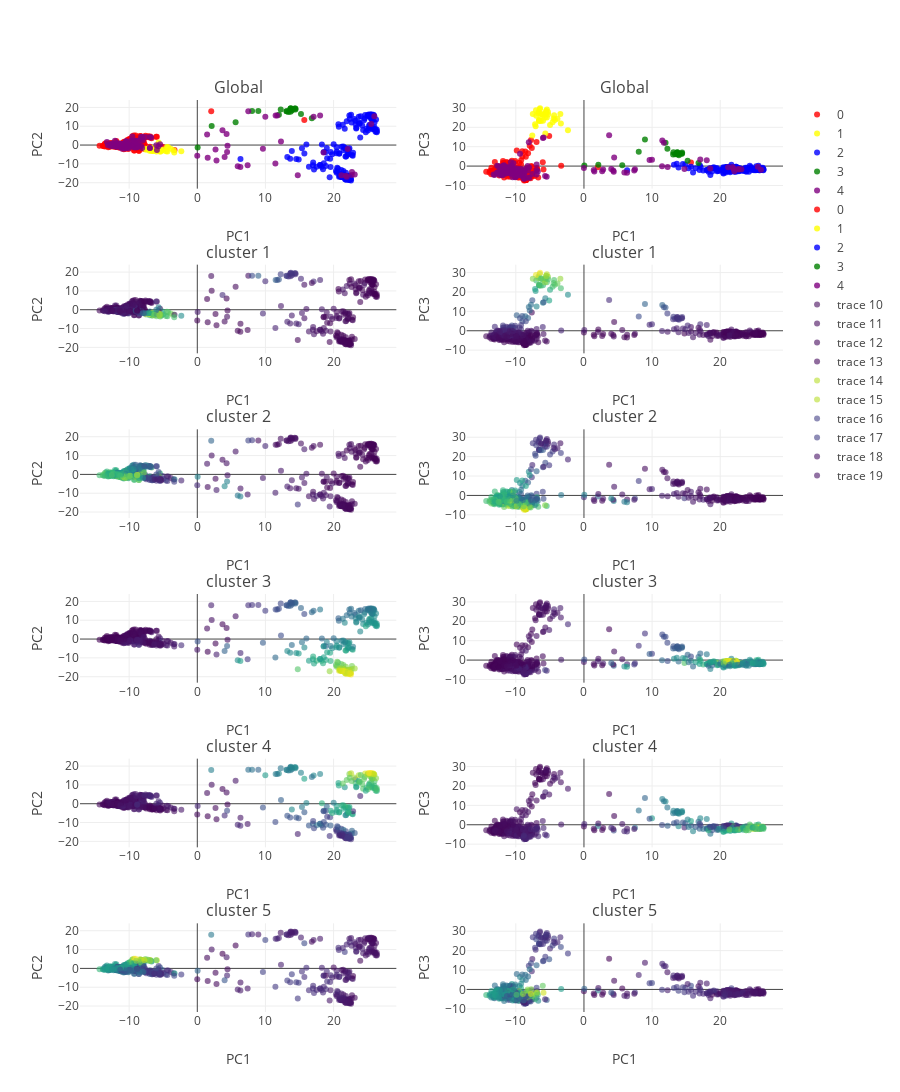

Write notebook code for a chart like this one.
### Markdown cell above
##

### Code cell
from plotly import tools
from structure_tools.mstutorial_tools import KDE_pca

KDE_pca(feats= feats,Cameo= Cameo,label_vector= ref_vector,Subset= Subset,Col_vec= color_groups,height= 1200,width= 900)

### Figure 1 — Plotly figure (JSON) as saved in the notebook; plotly's stock layout.template omitted (floating-point values rounded to 4 significant figures; data arrays with more than 128 entries replaced by an {"elided": "..."} marker saying what was removed)
{"data": [{"marker": {"color": "red", "line": {"width": 0}, "opacity": 0.8, "size": 6, "symbol": "circle"}, "mode": "markers", "name": "0", "type": "scatter", "uid": "af95966f-c0ea-4a79-b080-4306f585d5c9", "x": {"elided": "279 float values"}, "xaxis": "x", "y": {"elided": "279 float values"}, "yaxis": "y"}, {"marker": {"color": "yellow", "line": {"width": 0}, "opacity": 0.8, "size": 6, "symbol": "circle"}, "mode": "markers", "name": "1", "type": "scatter", "uid": "43e89245-eaa9-4965-88aa-df47f90536e4", "x": [-5.273, -3.465, -6.682, -5.996, -5.654, -6.551, -4.978, -5.77, -5.45, -6.559, -4.382, -6.486, -6.446, -2.349, -7.005, -6.014, -5.442, -5.673, -6.679, -7.043, -7.583, -6.575, -7.508, -4.457, -3.889, -7.093, -6.589, -6.335, -5.54, -4.598, -6.229, -5.722, -7.175, -5.268, -5.591, -5.552, -3.388, -6.284, -4.273], "xaxis": "x", "y": [-2.748, -2.73, -3.113, -3.421, -1.852, -2.729, -2.464, -2.462, -3.549, -3.106, -3.456, -1.502, -2.795, -3.251, -2.972, -1.75, -2.335, 1.306, -1.593, -2.333, -1.915, -2.374, -2.526, -1.094, -1.967, -1.779, -2.121, -2.762, -3.201, -3.291, -1.927, -2.366, -1.835, -3.095, -2.869, -2.871, -3.93, -2.716, -1.164], "yaxis": "y"}, {"marker": {"color": "blue", "line": {"width": 0}, "opacity": 0.8, "size": 6, "symbol": "circle"}, "mode": "markers", "name": "2", "type": "scatter", "uid": "0de1fd13-0b0a-4fda-a7bf-31b67a4a6dbf", "x": {"elided": "165 float values"}, "xaxis": "x", "y": {"elided": "165 float values"}, "yaxis": "y"}, {"marker": {"color": "green", "line": {"width": 0}, "opacity": 0.8, "size": 6, "symbol": "circle"}, "mode": "markers", "name": "3", "type": "scatter", "uid": "4ec9d245-1cad-48b1-a975-5470ad55d2b3", "x": [13.08, 14.31, 13.88, 14.4, 13.73, 12.25, 8.953, 13.38, 8.041, 13.13, 11.97, 2.108, 0.05027, 16.81, 15.21, 5.62, 14.4, 13.65, 13.68, 13.68, 13.93], "xaxis": "x", "y": [18.01, 19.4, 18.35, 19.37, 19.58, 18.9, 18.02, 17.61, 18.08, 17.95, 16.08, 10.07, -1.24, 14.21, 16.47, 12.16, 18.86, 19.07, 17.74, 19.36, 19.16], "yaxis": "y"}, {"marker": {"color": "purple", "line": {"width": 0}, "opacity": 0.8, "size": 6, "symbol": "circle"}, "mode": "markers", "name": "4", "type": "scatter", "uid": "c1c7f2e5-bccd-4733-b05e-7db60b2b8e6f", "x": {"elided": "146 float values"}, "xaxis": "x", "y": {"elided": "146 float values"}, "yaxis": "y"}, {"marker": {"color": "red", "line": {"width": 0}, "opacity": 0.8, "size": 6, "symbol": "circle"}, "mode": "markers", "name": "0", "type": "scatter", "uid": "3f1bc74b-87ab-406c-9717-906639fc8354", "x": {"elided": "279 float values"}, "xaxis": "x2", "y": {"elided": "279 float values"}, "yaxis": "y2"}, {"marker": {"color": "yellow", "line": {"width": 0}, "opacity": 0.8, "size": 6, "symbol": "circle"}, "mode": "markers", "name": "1", "type": "scatter", "uid": "05cd6ab0-06ba-4288-b744-e8fce2ec5656", "x": [-5.273, -3.465, -6.682, -5.996, -5.654, -6.551, -4.978, -5.77, -5.45, -6.559, -4.382, -6.486, -6.446, -2.349, -7.005, -6.014, -5.442, -5.673, -6.679, -7.043, -7.583, -6.575, -7.508, -4.457, -3.889, -7.093, -6.589, -6.335, -5.54, -4.598, -6.229, -5.722, -7.175, -5.268, -5.591, -5.552, -3.388, -6.284, -4.273], "xaxis": "x2", "y": [27.83, 26.84, 27.87, 26.11, 27.13, 23.63, 21.13, 26.61, 25.05, 23.3, 26.19, 29.29, 29.85, 18.54, 25.91, 23.42, 29.14, 16.82, 27.12, 28.74, 15.71, 23.78, 26.87, 24.59, 24.37, 20.49, 23.45, 23.24, 28.31, 22.64, 26.79, 25.04, 21.51, 26.61, 27.04, 28.23, 21.93, 26.78, 23.74], "yaxis": "y2"}, {"marker": {"color": "blue", "line": {"width": 0}, "opacity": 0.8, "size": 6, "symbol": "circle"}, "mode": "markers", "name": "2", "type": "scatter", "uid": "7d0a50e4-7e41-4ce3-97c7-920403059489", "x": {"elided": "165 float values"}, "xaxis": "x2", "y": {"elided": "165 float values"}, "yaxis": "y2"}, {"marker": {"color": "green", "line": {"width": 0}, "opacity": 0.8, "size": 6, "symbol": "circle"}, "mode": "markers", "name": "3", "type": "scatter", "uid": "82042cd6-1782-48ec-94e7-36d8a6eea9c0", "x": [13.08, 14.31, 13.88, 14.4, 13.73, 12.25, 8.953, 13.38, 8.041, 13.13, 11.97, 2.108, 0.05027, 16.81, 15.21, 5.62, 14.4, 13.65, 13.68, 13.68, 13.93], "xaxis": "x2", "y": [5.942, 6.501, 6.099, 7.037, 6.986, 8.887, 13.74, 6.154, 7.399, 7.171, 12.0, 0.7109, 0.3382, 1.608, 2.747, 0.4525, 6.405, 6.714, 6.123, 7.125, 5.629], "yaxis": "y2"}, {"marker": {"color": "purple", "line": {"width": 0}, "opacity": 0.8, "size": 6, "symbol": "circle"}, "mode": "markers", "name": "4", "type": "scatter", "uid": "95aebb59-295c-46e7-93f5-3c28434bc1ce", "x": {"elided": "146 float values"}, "xaxis": "x2", "y": {"elided": "146 float values"}, "yaxis": "y2"}, {"marker": {"color": {"elided": "650 float values"}, "colorscale": "Viridis", "line": {"width": 0}, "opacity": 0.6, "size": 6, "symbol": "circle"}, "mode": "markers", "type": "scatter", "uid": "ae86ced7-b2f8-4e74-90fa-a10e9784f8a8", "x": {"elided": "650 float values"}, "xaxis": "x3", "y": {"elided": "650 float values"}, "yaxis": "y3"}, {"marker": {"color": {"elided": "650 float values"}, "colorscale": "Viridis", "line": {"width": 0}, "opacity": 0.6, "size": 6, "symbol": "circle"}, "mode": "markers", "type": "scatter", "uid": "1a68bcb8-8849-426d-a15a-4831851f74e5", "x": {"elided": "650 float values"}, "xaxis": "x4", "y": {"elided": "650 float values"}, "yaxis": "y4"}, {"marker": {"color": {"elided": "650 float values"}, "colorscale": "Viridis", "line": {"width": 0}, "opacity": 0.6, "size": 6, "symbol": "circle"}, "mode": "markers", "type": "scatter", "uid": "dc648d38-9ec1-4b21-8c6a-c891ca7528d8", "x": {"elided": "650 float values"}, "xaxis": "x5", "y": {"elided": "650 float values"}, "yaxis": "y5"}, {"marker": {"color": {"elided": "650 float values"}, "colorscale": "Viridis", "line": {"width": 0}, "opacity": 0.6, "size": 6, "symbol": "circle"}, "mode": "markers", "type": "scatter", "uid": "d4fc0e71-e129-4d63-a99d-8956bf57b2f7", "x": {"elided": "650 float values"}, "xaxis": "x6", "y": {"elided": "650 float values"}, "yaxis": "y6"}, {"marker": {"color": {"elided": "650 float values"}, "colorscale": "Viridis", "line": {"width": 0}, "opacity": 0.6, "size": 6, "symbol": "circle"}, "mode": "markers", "type": "scatter", "uid": "18018269-dd6a-46d6-a42b-2c1145181f78", "x": {"elided": "650 float values"}, "xaxis": "x7", "y": {"elided": "650 float values"}, "yaxis": "y7"}, {"marker": {"color": {"elided": "650 float values"}, "colorscale": "Viridis", "line": {"width": 0}, "opacity": 0.6, "size": 6, "symbol": "circle"}, "mode": "markers", "type": "scatter", "uid": "28292b35-c420-4b68-bab2-bda533a41fa4", "x": {"elided": "650 float values"}, "xaxis": "x8", "y": {"elided": "650 float values"}, "yaxis": "y8"}, {"marker": {"color": {"elided": "650 float values"}, "colorscale": "Viridis", "line": {"width": 0}, "opacity": 0.6, "size": 6, "symbol": "circle"}, "mode": "markers", "type": "scatter", "uid": "54968232-a2c8-421a-a320-bd3445fe3090", "x": {"elided": "650 float values"}, "xaxis": "x9", "y": {"elided": "650 float values"}, "yaxis": "y9"}, {"marker": {"color": {"elided": "650 float values"}, "colorscale": "Viridis", "line": {"width": 0}, "opacity": 0.6, "size": 6, "symbol": "circle"}, "mode": "markers", "type": "scatter", "uid": "b3b37332-cce9-4cd6-a604-66e70edc16cc", "x": {"elided": "650 float values"}, "xaxis": "x10", "y": {"elided": "650 float values"}, "yaxis": "y10"}, {"marker": {"color": {"elided": "650 float values"}, "colorscale": "Viridis", "line": {"width": 0}, "opacity": 0.6, "size": 6, "symbol": "circle"}, "mode": "markers", "type": "scatter", "uid": "ce65ab17-7293-4182-9ca4-5b7167c38b5e", "x": {"elided": "650 float values"}, "xaxis": "x11", "y": {"elided": "650 float values"}, "yaxis": "y11"}, {"marker": {"color": {"elided": "650 float values"}, "colorscale": "Viridis", "line": {"width": 0}, "opacity": 0.6, "size": 6, "symbol": "circle"}, "mode": "markers", "type": "scatter", "uid": "ffb70102-5123-4fef-8b78-c5dafbc3a882", "x": {"elided": "650 float values"}, "xaxis": "x12", "y": {"elided": "650 float values"}, "yaxis": "y12"}], "layout": {"annotations": [{"font": {"size": 16}, "showarrow": false, "text": "Global", "x": 0.225, "xanchor": "center", "xref": "paper", "y": 1.0, "yanchor": "bottom", "yref": "paper"}, {"font": {"size": 16}, "showarrow": false, "text": "Global", "x": 0.775, "xanchor": "center", "xref": "paper", "y": 1.0, "yanchor": "bottom", "yref": "paper"}, {"font": {"size": 16}, "showarrow": false, "text": "cluster 1", "x": 0.225, "xanchor": "center", "xref": "paper", "y": 0.8194, "yanchor": "bottom", "yref": "paper"}, {"font": {"size": 16}, "showarrow": false, "text": "cluster 1", "x": 0.775, "xanchor": "center", "xref": "paper", "y": 0.8194, "yanchor": "bottom", "yref": "paper"}, {"font": {"size": 16}, "showarrow": false, "text": "cluster 2", "x": 0.225, "xanchor": "center", "xref": "paper", "y": 0.6389, "yanchor": "bottom", "yref": "paper"}, {"font": {"size": 16}, "showarrow": false, "text": "cluster 2", "x": 0.775, "xanchor": "center", "xref": "paper", "y": 0.6389, "yanchor": "bottom", "yref": "paper"}, {"font": {"size": 16}, "showarrow": false, "text": "cluster 3", "x": 0.225, "xanchor": "center", "xref": "paper", "y": 0.4583, "yanchor": "bottom", "yref": "paper"}, {"font": {"size": 16}, "showarrow": false, "text": "cluster 3", "x": 0.775, "xanchor": "center", "xref": "paper", "y": 0.4583, "yanchor": "bottom", "yref": "paper"}, {"font": {"size": 16}, "showarrow": false, "text": "cluster 4", "x": 0.225, "xanchor": "center", "xref": "paper", "y": 0.2778, "yanchor": "bottom", "yref": "paper"}, {"font": {"size": 16}, "showarrow": false, "text": "cluster 4", "x": 0.775, "xanchor": "center", "xref": "paper", "y": 0.2778, "yanchor": "bottom", "yref": "paper"}, {"font": {"size": 16}, "showarrow": false, "text": "cluster 5", "x": 0.225, "xanchor": "center", "xref": "paper", "y": 0.09722, "yanchor": "bottom", "yref": "paper"}, {"font": {"size": 16}, "showarrow": false, "text": "cluster 5", "x": 0.775, "xanchor": "center", "xref": "paper", "y": 0.09722, "yanchor": "bottom", "yref": "paper"}], "height": 1200, "width": 900, "xaxis": {"anchor": "y", "domain": [0, 0.45], "title": "PC1"}, "xaxis10": {"anchor": "y10", "domain": [0.55, 1], "title": "PC1"}, "xaxis11": {"anchor": "y11", "domain": [0, 0.45], "title": "PC1"}, "xaxis12": {"anchor": "y12", "domain": [0.55, 1], "title": "PC1"}, "xaxis2": {"anchor": "y2", "domain": [0.55, 1], "title": "PC1"}, "xaxis3": {"anchor": "y3", "domain": [0, 0.45], "title": "PC1"}, "xaxis4": {"anchor": "y4", "domain": [0.55, 1], "title": "PC1"}, "xaxis5": {"anchor": "y5", "domain": [0, 0.45], "title": "PC1"}, "xaxis6": {"anchor": "y6", "domain": [0.55, 1], "title": "PC1"}, "xaxis7": {"anchor": "y7", "domain": [0, 0.45], "title": "PC1"}, "xaxis8": {"anchor": "y8", "domain": [0.55, 1], "title": "PC1"}, "xaxis9": {"anchor": "y9", "domain": [0, 0.45], "title": "PC1"}, "yaxis": {"anchor": "x", "domain": [0.9028, 1.0], "title": "PC2"}, "yaxis10": {"anchor": "x10", "domain": [0.1806, 0.2778], "title": "PC3"}, "yaxis11": {"anchor": "x11", "domain": [0, 0.09722], "title": "PC2"}, "yaxis12": {"anchor": "x12", "domain": [0, 0.09722], "title": "PC3"}, "yaxis2": {"anchor": "x2", "domain": [0.9028, 1.0], "title": "PC3"}, "yaxis3": {"anchor": "x3", "domain": [0.7222, 0.8194], "title": "PC2"}, "yaxis4": {"anchor": "x4", "domain": [0.7222, 0.8194], "title": "PC3"}, "yaxis5": {"anchor": "x5", "domain": [0.5417, 0.6389], "title": "PC2"}, "yaxis6": {"anchor": "x6", "domain": [0.5417, 0.6389], "title": "PC3"}, "yaxis7": {"anchor": "x7", "domain": [0.3611, 0.4583], "title": "PC2"}, "yaxis8": {"anchor": "x8", "domain": [0.3611, 0.4583], "title": "PC3"}, "yaxis9": {"anchor": "x9", "domain": [0.1806, 0.2778], "title": "PC2"}}}
